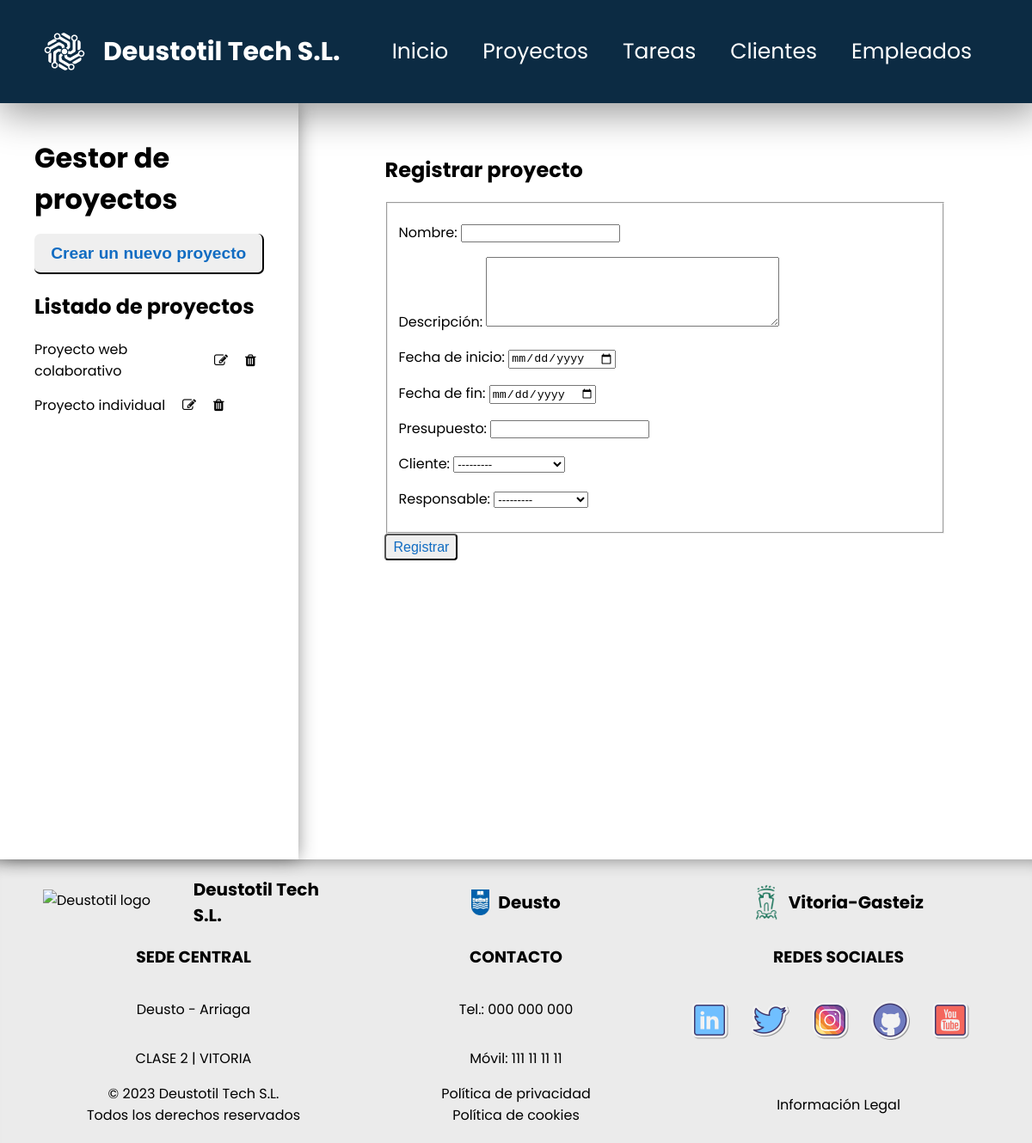
The page /appProyectos/proyectos/reg_proyecto on the database its author committed.
### appProyectos/models.py (models this page shows, shortened)
class Proyecto(models.Model):
    nombre = models.CharField(max_length=155)
    descripcion = models.CharField(max_length=255)
    fecha_inicio = models.DateField()
    fecha_fin = models.DateField()
    presupuesto = models.FloatField()
    cliente = models.ForeignKey(Cliente, on_delete=models.CASCADE)
    responsable = models.ForeignKey(Empleado, on_delete=models.CASCADE)

class Cliente(models.Model):
    dni = models.CharField(max_length=9)
    nombre = models.CharField(max_length=155)
    apellido = models.CharField(max_length=155)
    email = models.EmailField(max_length=155)
    telefono = models.IntegerField()
    def __str__(self):
        return f"{self.nombre} {self.apellido}"

class Empleado(models.Model):
    dni = models.CharField(max_length=9)
    nombre = models.CharField(max_length=155)
    apellido = models.CharField(max_length=155)
    email = models.EmailField(max_length=155)
    telefono = models.IntegerField()
    def __str__(self):
        return f"{self.nombre} {self.apellido}"

### appProyectos/views.py (the view, shortened to what this page needs)
# urls.py: path('proyectos/reg_proyecto', views.ProyectoCreateView.as_view(), name='registrar proyecto'),
class ProyectoCreateView(CreateView):
    model = Proyecto
    form_class = ProyectoForm
    template_name_suffix = '_create_form'
    def get_context_data(self, **kwargs):
        context = super().get_context_data(**kwargs)
        context['proyecto_list'] = Proyecto.objects.order_by('id')
        return context

### appProyectos/forms.py
class ProyectoForm(ModelForm):
    descripcion = forms.CharField(label='Descripción:', widget=forms.Textarea(attrs={"rows":"5"}), required=False)
    fecha_inicio = forms.DateField(label='Fecha de inicio:', widget=forms.DateInput(attrs={'type': 'date'}))
    fecha_fin = forms.DateField(label='Fecha de fin:', widget=forms.DateInput(attrs={'type': 'date'}))
    class Meta:
        model = Proyecto
        fields = '__all__'

### appProyectos/templates/appProyectos/proyecto_create_form.html (shortened to what this page needs)
{% extends "appProyectos/proyecto_list.html" %}
{% block vista %}
    <h2>Registrar proyecto</h2>
    <form method="POST">
        <fieldset>
            {{ form.as_p }}
        </fieldset>
        <input class="button-small" type="submit" value="Registrar">
    </form>
{% endblock vista %}

### appProyectos/templates/appProyectos/proyecto_list.html (shortened to what this page needs)
{% extends "base.html" %}
{% block contenido %}
<div id="container-main">
    <aside>
        <div>
            <h1>Gestor de proyectos</h1>
        </div>
        <div>
            <a href="{% url 'registrar proyecto' %}" class="button">
                <input class="button-big" type="button" value="Crear un nuevo proyecto">
            </a>
        </div>
        <div>
            <h2>Listado de proyectos</h2>
            <nav>
            {% if proyecto_list %}
            {% for p in proyecto_list %}
            <div>
                <a href="{% url 'proyecto' p.id %}">{{ p.nombre }}</a>
                <a href="{% url 'modificar proyecto' p.id %}">
                    <i class="fa fa-pencil-square-o" aria-hidden="true"></i>
                </a>
                <a href="{% url 'borrar proyecto' p.id %}">
                    <i class="fa fa-trash" aria-hidden="true"></i>
                </a>
            </div>
            {% endfor %}
            {% else %}
            <p>No hay proyectos creados.</p>
            {% endif %}
            </nav>
        </div>
    </aside>
    <section>
        {% block vista %}{% endblock vista %}
    </section>
</div>
{% endblock contenido %}

### appProyectos/static/css/styles.css (style rules this page uses)
body { font-family: 'Poppins', sans-serif; margin: 0 auto; }
h1 { margin: 0 auto; }
.button { text-decoration: none; }
.button-big { border-radius: 7px; border-top: none; border-left: none; padding: 0.6em 1em; font-size: larger; font-weight: bold; color: rgb(17, 108, 194); transition: transform .1s; }
.button-small { border-radius: 4px; padding: 0.3em 0.5em; font-size: medium; color: rgb(17, 108, 194); transition: transform .1s; }
#container-main { display: flex; }
#container-main aside { padding: 40px; width: 28%; height: 100vh; box-shadow: 0px 0px 20px -1px rgba(0, 0, 0, 0.45); }
#container-main aside h1 { font-size: 2em; margin-bottom: 0.5em; }
#container-main aside nav div { display: flex; flex-direction: row; }
#container-main aside nav div a { display: flex; text-decoration: none; color: black; margin-bottom: 15px; margin-right: 10px; }
#container-main aside nav div i { display: flex; align-items: center; margin-left: 10px; background-color: white; }
#container-main section { padding: 40px 100px; width: 70%; }

### rows shown on the page
Proyecto: nombre "Proyecto web colaborativo"
Proyecto: nombre "Proyecto individual"
